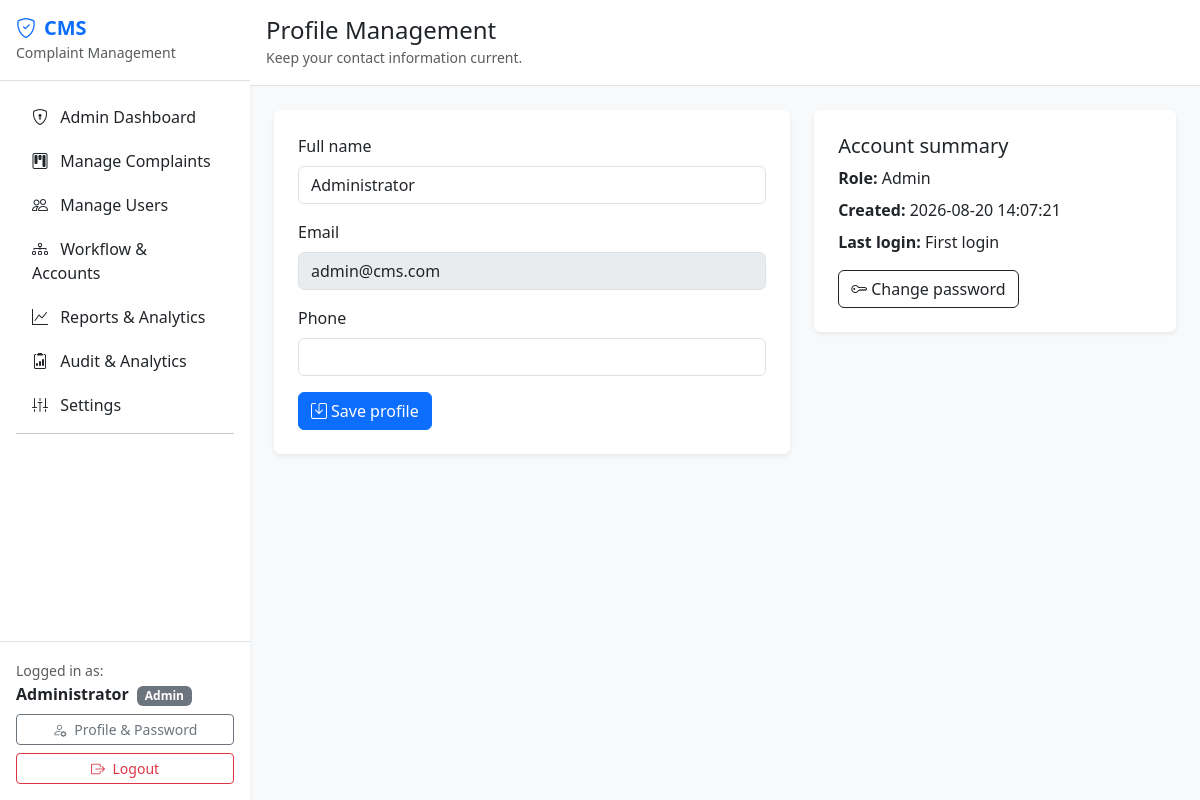
The app's page /profile.php (signed in) with its own data.
### tables this page shows
CREATE TABLE IF NOT EXISTS `users` (
  `id` INT AUTO_INCREMENT PRIMARY KEY,
  `full_name` VARCHAR(100) NOT NULL,
  `email` VARCHAR(150) NOT NULL UNIQUE,
  `password` VARCHAR(255) NOT NULL,
  `role` ENUM('user','admin','department','officer') NOT NULL DEFAULT 'user',
  `department_id` INT DEFAULT NULL,
  `is_active` TINYINT(1) NOT NULL DEFAULT 1,
  `created_at` TIMESTAMP DEFAULT CURRENT_TIMESTAMP,
  CONSTRAINT `fk_users_department` FOREIGN KEY (`department_id`) REFERENCES `departments`(`id`) ON DELETE SET NULL
);

### includes/security.php (called while the page is built, shortened)
<?php
function e(?string $value): string
{
    return htmlspecialchars((string)$value, ENT_QUOTES, 'UTF-8');
}
?>

### profile.php (the view, shortened to what this page needs)
<?php
require_once 'config.php';
$userId = (int)$_SESSION['user_id'];
$stmt = $conn->prepare('SELECT full_name, email, phone, role, created_at, last_login_at FROM users WHERE id = ? LIMIT 1');
$stmt->bind_param('i', $userId); $stmt->execute(); $user = $stmt->get_result()->fetch_assoc(); $stmt->close();
?><!doctype html><html lang="en"><head><meta charset="utf-8"><meta name="viewport" content="width=device-width, initial-scale=1"><title>Profile | Grievance Portal</title><link href="https://cdn.jsdelivr.net/npm/bootstrap@5.3.3/dist/css/bootstrap.min.css" rel="stylesheet"><link href="https://cdn.jsdelivr.net/npm/bootstrap-icons@1.11.3/font/bootstrap-icons.css" rel="stylesheet"></head><body class="bg-light"><div class="d-flex min-vh-100"><?php include 'includes/sidebar.php'; ?><main class="flex-grow-1"><header class="bg-white border-bottom p-3"><h4 class="mb-0">Profile Management</h4><small class="text-muted">Keep your contact information current.</small></header><div class="container-fluid p-4"><div class="row g-4"><div class="col-lg-7"><div class="card border-0 shadow-sm"><div class="card-body p-4"><?php if ($message): ?><div class="alert alert-success"><?=e($message)?></div><?php endif; ?><?php if ($error): ?><div class="alert alert-danger"><?=e($error)?></div><?php endif; ?><form method="post"><?=csrf_field()?><div class="mb-3"><label class="form-label">Full name</label><input class="form-control" name="full_name" value="<?=e($user['full_name'])?>" required maxlength="100"></div><div class="mb-3"><label class="form-label">Email</label><input class="form-control" value="<?=e($user['email'])?>" disabled></div><div class="mb-3"><label class="form-label">Phone</label><input class="form-control" name="phone" value="<?=e($user['phone'] ?? '')?>" maxlength="30"></div><button class="btn btn-primary"><i class="bi bi-save me-1"></i>Save profile</button></form></div></div></div><div class="col-lg-5"><div class="card border-0 shadow-sm"><div class="card-body p-4"><h5>Account summary</h5><p class="mb-2"><strong>Role:</strong> <?=e(ucfirst($user['role']))?></p><p class="mb-2"><strong>Created:</strong> <?=e($user['created_at'])?></p><p class="mb-3"><strong>Last login:</strong> <?=e($user['last_login_at'] ?? 'First login')?></p><a class="btn btn-outline-dark" href="change_password.php"><i class="bi bi-key me-1"></i>Change password</a></div></div></div></div></div></main></div></body></html>

### records on screen
users: full_name "Administrator", email "admin@cms.com", role "Admin", created_at "2026-08-20 14:07:21", last_login_at "First login"

### other values on screen
$_SESSION['user_name'] "Administrator"
$_SESSION['user_role'] "Admin"
